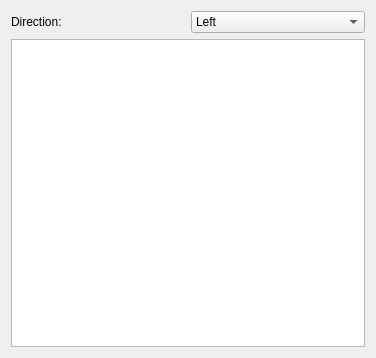
           <widget class="QWidget" name="page_npc">
            <property name="geometry">
             <rect>
              <x>0</x>
              <y>0</y>
              <width>376</width>
              <height>358</height>
             </rect>
            </property>
            <attribute name="label">
             <string>Enemy Placing</string>
            </attribute>
            <layout class="QVBoxLayout" name="verticalLayout_6">
             <item>
              <layout class="QVBoxLayout" name="verticalLayout_4">
               <property name="bottomMargin">
                <number>0</number>
               </property>
               <item>
                <widget class="QWidget" name="horizontalWidget" native="true">
                 <layout class="QHBoxLayout" name="horizontalLayout_5">
                  <property name="leftMargin">
                   <number>0</number>
                  </property>
                  <property name="topMargin">
                   <number>0</number>
                  </property>
                  <property name="rightMargin">
                   <number>0</number>
                  </property>
                  <property name="bottomMargin">
                   <number>0</number>
                  </property>
                  <item>
                   <widget class="QLabel" name="label_7">
                    <property name="text">
                     <string>Direction:</string>
                    </property>
                   </widget>
                  </item>
                  <item>
                   <widget class="QComboBox" name="npc_direction_combo">
                    <property name="sizePolicy">
                     <sizepolicy hsizetype="Preferred" vsizetype="Fixed">
                      <horstretch>0</horstretch>
                      <verstretch>0</verstretch>
                     </sizepolicy>
                    </property>
                    <property name="minimumSize">
                     <size>
                      <width>0</width>
                      <height>16</height>
                     </size>
                    </property>
                    <item>
                     <property name="text">
                      <string>Left</string>
                     </property>
                    </item>
                    <item>
                     <property name="text">
                      <string>Right</string>
                     </property>
                    </item>
                   </widget>
                  </item>
                 </layout>
                </widget>
               </item>
              </layout>
             </item>
             <item>
              <widget class="QListWidget" name="npc_listWidget">
               <property name="sizePolicy">
                <sizepolicy hsizetype="Preferred" vsizetype="Expanding">
                 <horstretch>0</horstretch>
                 <verstretch>0</verstretch>
                </sizepolicy>
               </property>
              </widget>
             </item>
            </layout>
           </widget>
